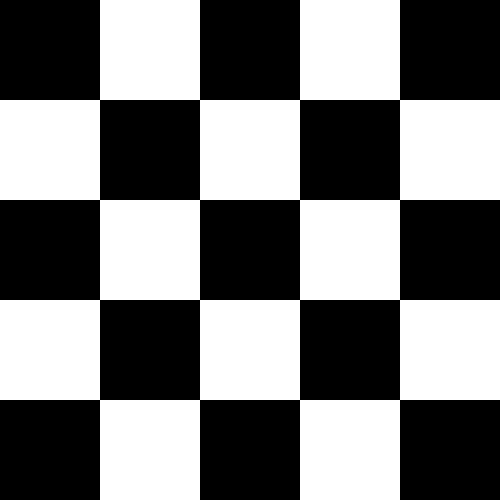
#> input picture 0_img/board.png, 500 x 500 px, found by its file name
$ python 1_edge_detection.py
#> lines starting #> are read from the running program, lines starting #| are printed output that depends on the picture; after the words box and inside, x2 and y2 are one past the last pixel; in counts of white or black regions, pixels touching at a corner belong together
import cv2 as cv
import numpy as np
import matplotlib.pyplot as plt


image = cv.imread("C:/Users/imrk0/Desktop/CV/0_img/board.png",1)
#> image is the input picture: shape (500, 500, 3); 48% white; 1 white region, box (x1, y1, x2, y2) and area: (0, 0, 500, 500) 120000
cann=cv.Canny(image,200,400)
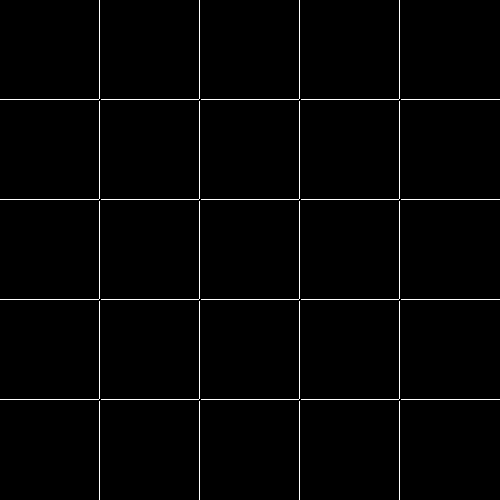
#> cann: shape (500, 500); 1.6% white in thin lines or dots


x=cv.Sobel(cann,cv.CV_64F,1,0,ksize=5)
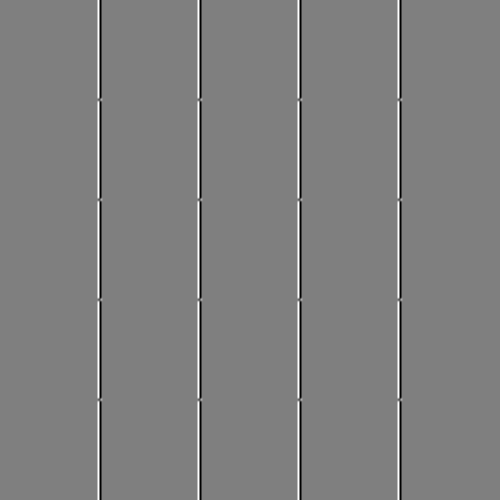
#> x: shape (500, 500) float64; min -8160, max 8160, mean 0; drawn with min black and max white
y=cv.Sobel(cann,cv.CV_64F,0,1,ksize=5)
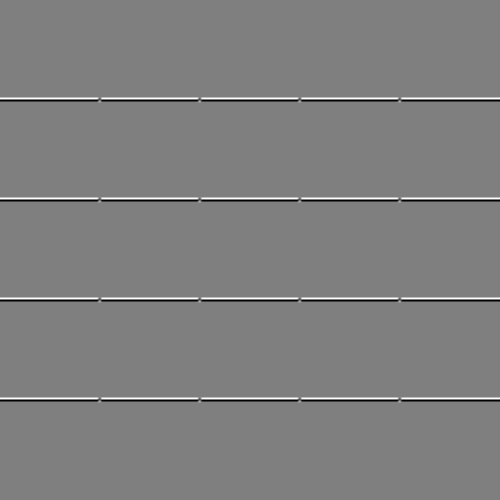
#> y: shape (500, 500) float64; min -8160, max 8160, mean 0; drawn with min black and max white


imgy_float32 = np.float32(y)
imgx_float32 = np.float32(x)
sobely = cv.cvtColor(imgy_float32,cv.COLOR_GRAY2BGR)
sobelx =cv.cvtColor(imgx_float32,cv.COLOR_GRAY2BGR)


sobelxy=cv.bitwise_or(sobelx,sobely)
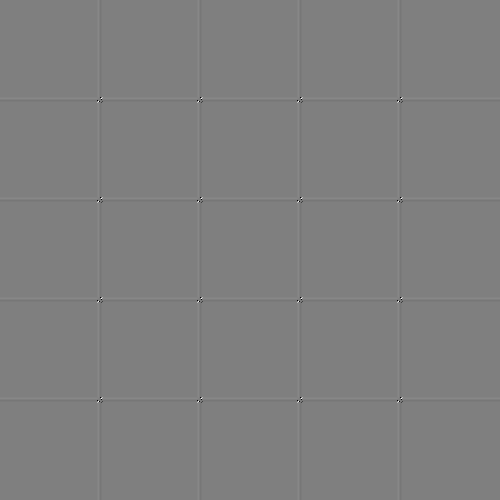
#> sobelxy: shape (500, 500, 3) float32; min -130688, max 130768, mean -17.8; drawn with min black and max white
Titles =["original","sobel-y","sobel-x","sobel-xy","canny"]
images =[image, sobelx, sobely,sobelxy,cann]
count = 5


for i in range(count):
    plt.subplot(2, 3, i + 1)
    plt.title(Titles[i])
    plt.imshow(images[i],cmap="gray")

plt.show()
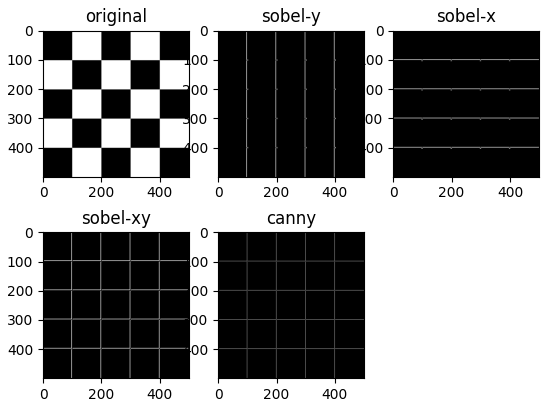
#> figure drawn by matplotlib, 5 panels
